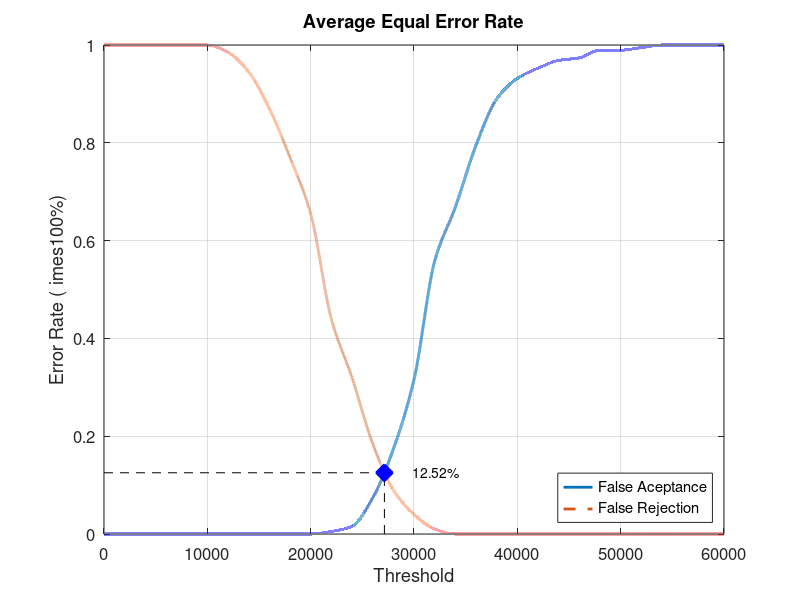
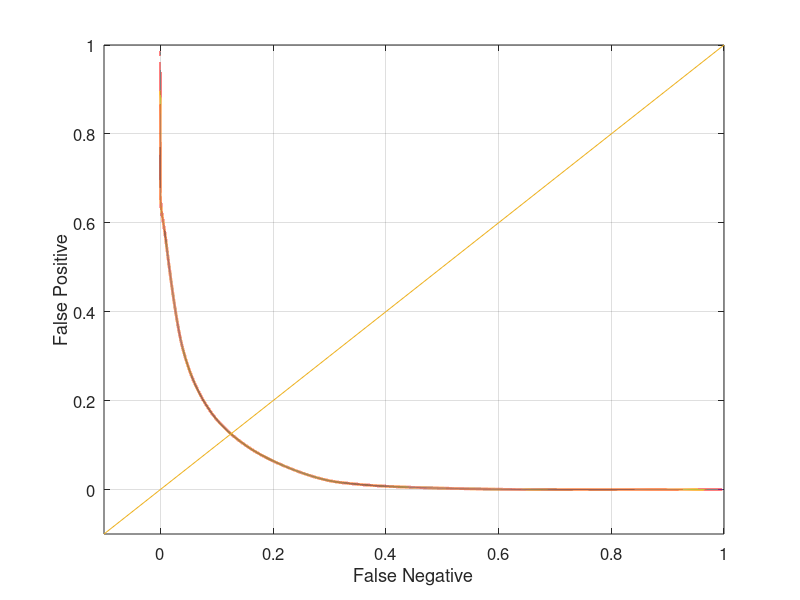

Recreate these plots in MATLAB, in order.
close all;
clear;
clc;
x = 0:2000:60000;
xq = 0:0.5:60000;

y0 = [0 0 0 0 0 0 0 0 0 0 0 0.00526316 0.0157895 0.0736842 0.173684 0.315789 0.557895 0.668421 0.794737 0.889474 0.931579 0.952632 0.968421 0.973684 0.989474 0.989474 0.994737 1 1 1 1]
yy0 = interp1(x, y0, xq, 'pchip');
y1 = [1 1 1 1 1 1 0.985 0.945 0.87 0.77 0.655 0.44 0.32 0.185 0.09 0.04 0.01 0 0 0 0 0 0 0 0 0 0 0 0 0 0]
yy1 = interp1(x, y1, xq, 'pchip');

% Calculating EER: 
y2 = abs(y0 - y1);
find(y2 == min(y2))
yy2 = abs(yy0 - yy1);
xEER = find(yy2 == min(yy2));
xEERIndex = xq(xEER) % X-axis EER
yEER = yy0(xEER) % Y-axis EER

main = figure
plot(xq, yy0,'-','LineWidth', 2);	hold on
plot(xq, yy1,'--','LineWidth', 2);	hold on
plot([xEERIndex xEERIndex], [0 yEER], 'k--');	hold on
plot([0 xEERIndex], [yEER yEER], 'k--');	hold on
plot(xEERIndex, yEER, 'bx', 'LineWidth', 10);	hold on
text(xEERIndex + 10 * xEERIndex / 100, yEER, [num2str(round((10000 * yEER)) / 100) '%'])
legend('False Aceptance', 'False Rejection', 'Location', 'SouthEast')
xlabel('Threshold')
ylabel('Error Rate (	imes100%)')
title('Average Equal Error Rate')
set(gca, 'FontSize', 12)
axis([0 60000 0 1])
grid on

print(main, 'Database2_3Main', '-dpng');
FNRxFPR = figure('Color', [1 1 1]);
plot(yy1, yy0, '-', yy1, yy0, 'LineWidth', 2);
hold on
y = -0.1:0.1:1
plot(y, y); 
set(gca, 'FontSize', 12)
xlabel('False Negative')
ylabel('False Positive')
axis([-0.1 1 -0.1 1])
set(gca, 'FontSize', 12)
grid on

print(FNRxFPR, 'Database2_3FNRxFPR','-dpng');
